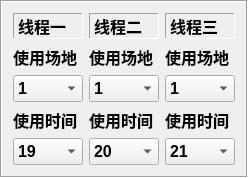
     <widget class="QFrame" name="gridFrame">
      <property name="sizePolicy">
       <sizepolicy hsizetype="Preferred" vsizetype="Preferred">
        <horstretch>0</horstretch>
        <verstretch>0</verstretch>
       </sizepolicy>
      </property>
      <property name="minimumSize">
       <size>
        <width>125</width>
        <height>0</height>
       </size>
      </property>
      <property name="maximumSize">
       <size>
        <width>16777215</width>
        <height>200</height>
       </size>
      </property>
      <property name="font">
       <font>
        <family>Arial</family>
        <pointsize>12</pointsize>
        <italic>false</italic>
        <bold>true</bold>
       </font>
      </property>
      <property name="frameShape">
       <enum>QFrame::Shape::Box</enum>
      </property>
      <property name="frameShadow">
       <enum>QFrame::Shadow::Sunken</enum>
      </property>
      <layout class="QGridLayout" name="gridLayout_2">
       <item row="2" column="2">
        <widget class="QLabel" name="label_14">
         <property name="sizePolicy">
          <sizepolicy hsizetype="Preferred" vsizetype="Preferred">
           <horstretch>0</horstretch>
           <verstretch>0</verstretch>
          </sizepolicy>
         </property>
         <property name="minimumSize">
          <size>
           <width>25</width>
           <height>0</height>
          </size>
         </property>
         <property name="font">
          <font>
           <family>Arial</family>
           <pointsize>12</pointsize>
           <italic>false</italic>
           <bold>true</bold>
          </font>
         </property>
         <property name="text">
          <string>使用场地</string>
         </property>
        </widget>
       </item>
       <item row="5" column="0">
        <widget class="QComboBox" name="comboBox_9">
         <property name="sizePolicy">
          <sizepolicy hsizetype="Preferred" vsizetype="Preferred">
           <horstretch>0</horstretch>
           <verstretch>0</verstretch>
          </sizepolicy>
         </property>
         <property name="minimumSize">
          <size>
           <width>25</width>
           <height>0</height>
          </size>
         </property>
         <property name="font">
          <font>
           <family>Arial</family>
           <pointsize>12</pointsize>
           <italic>false</italic>
           <bold>true</bold>
          </font>
         </property>
         <property name="currentText">
          <string>19</string>
         </property>
         <property name="currentIndex">
          <number>9</number>
         </property>
         <item>
          <property name="text">
           <string>None</string>
          </property>
         </item>
         <item>
          <property name="text">
           <string>11</string>
          </property>
         </item>
         <item>
          <property name="text">
           <string extracomment="12：00-13:00">12</string>
          </property>
         </item>
         <item>
          <property name="text">
           <string>13</string>
          </property>
         </item>
         <item>
          <property name="text">
           <string>14</string>
          </property>
         </item>
         <item>
          <property name="text">
           <string>15</string>
          </property>
         </item>
         <item>
          <property name="text">
           <string>16</string>
          </property>
         </item>
         <item>
          <property name="text">
           <string>17</string>
          </property>
         </item>
         <item>
          <property name="text">
           <string>18</string>
          </property>
         </item>
         <item>
          <property name="text">
           <string>19</string>
          </property>
         </item>
         <item>
          <property name="text">
           <string>20</string>
          </property>
         </item>
         <item>
          <property name="text">
           <string>21</string>
          </property>
         </item>
        </widget>
       </item>
       <item row="1" column="1">
        <widget class="QLabel" name="label_9">
         <property name="sizePolicy">
          <sizepolicy hsizetype="Preferred" vsizetype="Preferred">
           <horstretch>0</horstretch>
           <verstretch>0</verstretch>
          </sizepolicy>
         </property>
         <property name="minimumSize">
          <size>
           <width>25</width>
           <height>0</height>
          </size>
         </property>
         <property name="font">
          <font>
           <family>Arial</family>
           <pointsize>12</pointsize>
           <italic>false</italic>
           <bold>true</bold>
          </font>
         </property>
         <property name="frameShape">
          <enum>QFrame::Shape::Panel</enum>
         </property>
         <property name="frameShadow">
          <enum>QFrame::Shadow::Sunken</enum>
         </property>
         <property name="text">
          <string>线程二</string>
         </property>
        </widget>
       </item>
       <item row="4" column="2">
        <widget class="QLabel" name="label_16">
         <property name="sizePolicy">
          <sizepolicy hsizetype="Preferred" vsizetype="Preferred">
           <horstretch>0</horstretch>
           <verstretch>0</verstretch>
          </sizepolicy>
         </property>
         <property name="minimumSize">
          <size>
           <width>25</width>
           <height>0</height>
          </size>
         </property>
         <property name="font">
          <font>
           <family>Arial</family>
           <pointsize>12</pointsize>
           <italic>false</italic>
           <bold>true</bold>
          </font>
         </property>
         <property name="text">
          <string>使用时间</string>
         </property>
        </widget>
       </item>
       <item row="3" column="1">
        <widget class="QComboBox" name="comboBox_7">
         <property name="sizePolicy">
          <sizepolicy hsizetype="Preferred" vsizetype="Preferred">
           <horstretch>0</horstretch>
           <verstretch>0</verstretch>
          </sizepolicy>
         </property>
         <property name="minimumSize">
          <size>
           <width>25</width>
           <height>0</height>
          </size>
         </property>
         <property name="font">
          <font>
           <family>Arial</family>
           <pointsize>12</pointsize>
           <italic>false</italic>
           <bold>true</bold>
          </font>
         </property>
         <property name="currentText">
          <string>1</string>
         </property>
         <item>
          <property name="text">
           <string>1</string>
          </property>
         </item>
         <item>
          <property name="text">
           <string>2</string>
          </property>
         </item>
         <item>
          <property name="text">
           <string>3</string>
          </property>
         </item>
         <item>
          <property name="text">
           <string>4</string>
          </property>
         </item>
         <item>
          <property name="text">
           <string>5</string>
          </property>
         </item>
         <item>
          <property name="text">
           <string>6</string>
          </property>
         </item>
        </widget>
       </item>
       <item row="3" column="2">
        <widget class="QComboBox" name="comboBox_10">
         <property name="sizePolicy">
          <sizepolicy hsizetype="Preferred" vsizetype="Preferred">
           <horstretch>0</horstretch>
           <verstretch>0</verstretch>
          </sizepolicy>
         </property>
         <property name="minimumSize">
          <size>
           <width>25</width>
           <height>0</height>
          </size>
         </property>
         <property name="font">
          <font>
           <family>Arial</family>
           <pointsize>12</pointsize>
           <italic>false</italic>
           <bold>true</bold>
          </font>
         </property>
         <property name="currentText">
          <string>1</string>
         </property>
         <item>
          <property name="text">
           <string>1</string>
          </property>
         </item>
         <item>
          <property name="text">
           <string>2</string>
          </property>
         </item>
         <item>
          <property name="text">
           <string>3</string>
          </property>
         </item>
         <item>
          <property name="text">
           <string>4</string>
          </property>
         </item>
         <item>
          <property name="text">
           <string>5</string>
          </property>
         </item>
         <item>
          <property name="text">
           <string>6</string>
          </property>
         </item>
        </widget>
       </item>
       <item row="4" column="1">
        <widget class="QLabel" name="label_15">
         <property name="sizePolicy">
          <sizepolicy hsizetype="Preferred" vsizetype="Preferred">
           <horstretch>0</horstretch>
           <verstretch>0</verstretch>
          </sizepolicy>
         </property>
         <property name="minimumSize">
          <size>
           <width>25</width>
           <height>0</height>
          </size>
         </property>
         <property name="font">
          <font>
           <family>Arial</family>
           <pointsize>12</pointsize>
           <italic>false</italic>
           <bold>true</bold>
          </font>
         </property>
         <property name="text">
          <string>使用时间</string>
         </property>
        </widget>
       </item>
       <item row="4" column="0">
        <widget class="QLabel" name="label">
         <property name="sizePolicy">
          <sizepolicy hsizetype="Preferred" vsizetype="Preferred">
           <horstretch>0</horstretch>
           <verstretch>0</verstretch>
          </sizepolicy>
         </property>
         <property name="minimumSize">
          <size>
           <width>25</width>
           <height>0</height>
          </size>
         </property>
         <property name="font">
          <font>
           <family>Arial</family>
           <pointsize>12</pointsize>
           <italic>false</italic>
           <bold>true</bold>
          </font>
         </property>
         <property name="text">
          <string>使用时间</string>
         </property>
        </widget>
       </item>
       <item row="5" column="1">
        <widget class="QComboBox" name="comboBox_2">
         <property name="sizePolicy">
          <sizepolicy hsizetype="Preferred" vsizetype="Preferred">
           <horstretch>0</horstretch>
           <verstretch>0</verstretch>
          </sizepolicy>
         </property>
         <property name="minimumSize">
          <size>
           <width>25</width>
           <height>0</height>
          </size>
         </property>
         <property name="font">
          <font>
           <family>Arial</family>
           <pointsize>12</pointsize>
           <italic>false</italic>
           <bold>true</bold>
          </font>
         </property>
         <property name="currentText">
          <string>20</string>
         </property>
         <property name="currentIndex">
          <number>10</number>
         </property>
         <item>
          <property name="text">
           <string>None</string>
          </property>
         </item>
         <item>
          <property name="text">
           <string>11</string>
          </property>
         </item>
         <item>
          <property name="text">
           <string extracomment="12：00-13:00">12</string>
          </property>
         </item>
         <item>
          <property name="text">
           <string>13</string>
          </property>
         </item>
         <item>
          <property name="text">
           <string>14</string>
          </property>
         </item>
         <item>
          <property name="text">
           <string>15</string>
          </property>
         </item>
         <item>
          <property name="text">
           <string>16</string>
          </property>
         </item>
         <item>
          <property name="text">
           <string>17</string>
          </property>
         </item>
         <item>
          <property name="text">
           <string>18</string>
          </property>
         </item>
         <item>
          <property name="text">
           <string>19</string>
          </property>
         </item>
         <item>
          <property name="text">
           <string>20</string>
          </property>
         </item>
         <item>
          <property name="text">
           <string>21</string>
          </property>
         </item>
        </widget>
       </item>
       <item row="2" column="1">
        <widget class="QLabel" name="label_13">
         <property name="sizePolicy">
          <sizepolicy hsizetype="Preferred" vsizetype="Preferred">
           <horstretch>0</horstretch>
           <verstretch>0</verstretch>
          </sizepolicy>
         </property>
         <property name="minimumSize">
          <size>
           <width>25</width>
           <height>0</height>
          </size>
         </property>
         <property name="font">
          <font>
           <family>Arial</family>
           <pointsize>12</pointsize>
           <italic>false</italic>
           <bold>true</bold>
          </font>
         </property>
         <property name="text">
          <string>使用场地</string>
         </property>
        </widget>
       </item>
       <item row="3" column="0">
        <widget class="QComboBox" name="comboBox_5">
         <property name="sizePolicy">
          <sizepolicy hsizetype="Preferred" vsizetype="Preferred">
           <horstretch>0</horstretch>
           <verstretch>0</verstretch>
          </sizepolicy>
         </property>
         <property name="minimumSize">
          <size>
           <width>25</width>
           <height>0</height>
          </size>
         </property>
         <property name="font">
          <font>
           <family>Arial</family>
           <pointsize>12</pointsize>
           <italic>false</italic>
           <bold>true</bold>
          </font>
         </property>
         <property name="currentText">
          <string>1</string>
         </property>
         <item>
          <property name="text">
           <string>1</string>
          </property>
         </item>
         <item>
          <property name="text">
           <string>2</string>
          </property>
         </item>
         <item>
          <property name="text">
           <string>3</string>
          </property>
         </item>
         <item>
          <property name="text">
           <string>4</string>
          </property>
         </item>
         <item>
          <property name="text">
           <string>5</string>
          </property>
         </item>
         <item>
          <property name="text">
           <string>6</string>
          </property>
         </item>
        </widget>
       </item>
       <item row="1" column="0">
        <widget class="QLabel" name="label_8">
         <property name="sizePolicy">
          <sizepolicy hsizetype="Preferred" vsizetype="Preferred">
           <horstretch>0</horstretch>
           <verstretch>0</verstretch>
          </sizepolicy>
         </property>
         <property name="minimumSize">
          <size>
           <width>25</width>
           <height>0</height>
          </size>
         </property>
         <property name="font">
          <font>
           <family>Arial</family>
           <pointsize>12</pointsize>
           <italic>false</italic>
           <bold>true</bold>
          </font>
         </property>
         <property name="frameShape">
          <enum>QFrame::Shape::Panel</enum>
         </property>
         <property name="frameShadow">
          <enum>QFrame::Shadow::Sunken</enum>
         </property>
         <property name="text">
          <string>线程一</string>
         </property>
        </widget>
       </item>
       <item row="5" column="2">
        <widget class="QComboBox" name="comboBox_8">
         <property name="sizePolicy">
          <sizepolicy hsizetype="Preferred" vsizetype="Preferred">
           <horstretch>0</horstretch>
           <verstretch>0</verstretch>
          </sizepolicy>
         </property>
         <property name="minimumSize">
          <size>
           <width>25</width>
           <height>0</height>
          </size>
         </property>
         <property name="font">
          <font>
           <family>Arial</family>
           <pointsize>12</pointsize>
           <italic>false</italic>
           <bold>true</bold>
          </font>
         </property>
         <property name="currentText">
          <string>21</string>
         </property>
         <property name="currentIndex">
          <number>11</number>
         </property>
         <item>
          <property name="text">
           <string>None</string>
          </property>
         </item>
         <item>
          <property name="text">
           <string>11</string>
          </property>
         </item>
         <item>
          <property name="text">
           <string extracomment="12：00-13:00">12</string>
          </property>
         </item>
         <item>
          <property name="text">
           <string>13</string>
          </property>
         </item>
         <item>
          <property name="text">
           <string>14</string>
          </property>
         </item>
         <item>
          <property name="text">
           <string>15</string>
          </property>
         </item>
         <item>
          <property name="text">
           <string>16</string>
          </property>
         </item>
         <item>
          <property name="text">
           <string>17</string>
          </property>
         </item>
         <item>
          <property name="text">
           <string>18</string>
          </property>
         </item>
         <item>
          <property name="text">
           <string>19</string>
          </property>
         </item>
         <item>
          <property name="text">
           <string>20</string>
          </property>
         </item>
         <item>
          <property name="text">
           <string>21</string>
          </property>
         </item>
        </widget>
       </item>
       <item row="2" column="0">
        <widget class="QLabel" name="label_12">
         <property name="sizePolicy">
          <sizepolicy hsizetype="Preferred" vsizetype="Preferred">
           <horstretch>0</horstretch>
           <verstretch>0</verstretch>
          </sizepolicy>
         </property>
         <property name="minimumSize">
          <size>
           <width>25</width>
           <height>0</height>
          </size>
         </property>
         <property name="font">
          <font>
           <family>Arial</family>
           <pointsize>12</pointsize>
           <italic>false</italic>
           <bold>true</bold>
          </font>
         </property>
         <property name="text">
          <string>使用场地</string>
         </property>
        </widget>
       </item>
       <item row="1" column="2">
        <widget class="QLabel" name="label_10">
         <property name="sizePolicy">
          <sizepolicy hsizetype="Preferred" vsizetype="Preferred">
           <horstretch>0</horstretch>
           <verstretch>0</verstretch>
          </sizepolicy>
         </property>
         <property name="minimumSize">
          <size>
           <width>25</width>
           <height>0</height>
          </size>
         </property>
         <property name="font">
          <font>
           <family>Arial</family>
           <pointsize>12</pointsize>
           <italic>false</italic>
           <bold>true</bold>
          </font>
         </property>
         <property name="frameShape">
          <enum>QFrame::Shape::Panel</enum>
         </property>
         <property name="frameShadow">
          <enum>QFrame::Shadow::Sunken</enum>
         </property>
         <property name="text">
          <string>线程三</string>
         </property>
        </widget>
       </item>
      </layout>
     </widget>
